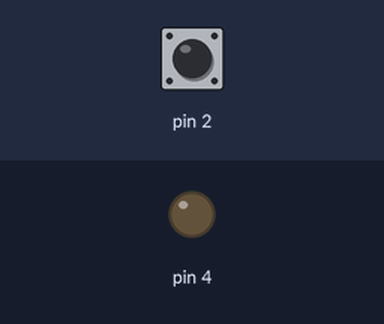
A sketch run on a simulated Arduino Uno, built with avr-gcc and run on an emulated ATmega328P. Shown: output pins drawn as LEDs (lit = HIGH). Dashed ring = blinking. Inputs (shaded band) come from the test bench; at power-on: pin 2 LOW. What the sketch prints to the serial monitor is not drawn.

Above: at 1.2 s.
1.3 s: pin 2 driven HIGH
At 1.9 s:
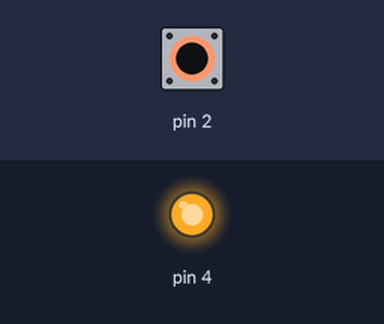
2.8 s: pin 2 driven LOW
At 3.1 s:
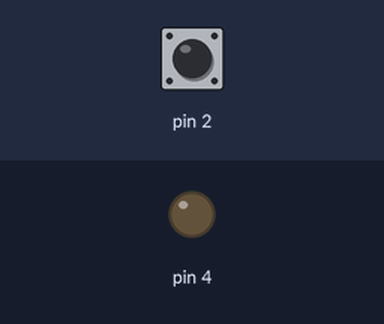
5.8 s: pin 2 pulsed HIGH 2 times (0.12 s each, 0.3 s apart)
At 6.17 s:
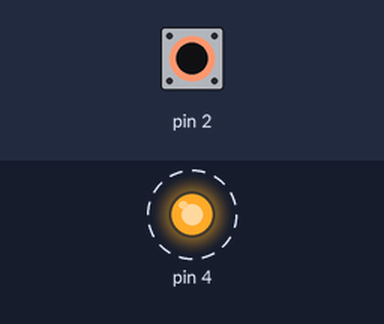
7.9 s: pin 2 pulsed HIGH 5 times (0.12 s each, 0.3 s apart)
At 9.9 s:
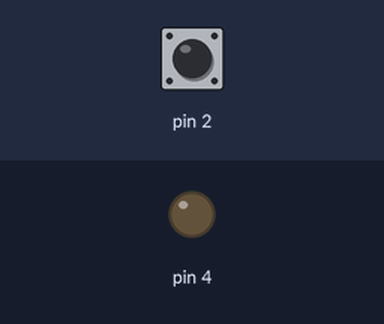
Timing chart, 0 to 11.4 s (numbered marks = the images above; inputs shaded):
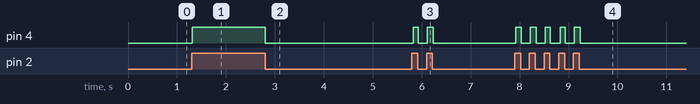

The sketch:

PIR.ino
```cpp
int d = 500;


void setup() {
  //t your setup code here, to run once:
  Serial.begin(9600);

  pinMode (2, INPUT);
  pinMode (4, OUTPUT);

}

void loop() {
  // put your main code here, to run repeatedly:
  delay(10);

  if ( digitalRead (2) == HIGH)

  {
   Serial.println("Bimbo is Around ");
    digitalWrite (4, HIGH);
   // delay(d);
  }
else
  {
  digitalWrite(4, LOW);
  Serial.print("Bimbo is not Around  ");
  //delay(20);
  }

}
```

Measured:
- after the input at 1.3 s, pin 4: LOW → HIGH at once
- after the input at 2.8 s, pin 4: HIGH → LOW at once
- after the input at 5.8 s, pin 4: alternates HIGH for 0.11 s and LOW for 0.18 s, 4 changes in all, then stays LOW, starting at once
- after the input at 7.9 s, pin 4: alternates HIGH for 0.10 s and LOW for 0.18 s, 10 changes in all, then stays LOW, starting at once
